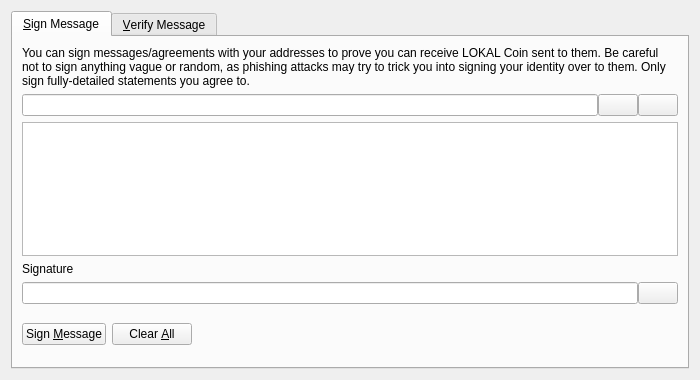
<?xml version="1.0" encoding="UTF-8"?>
<ui version="4.0">
 <class>SignVerifyMessageDialog</class>
 <widget class="QDialog" name="SignVerifyMessageDialog">
  <property name="geometry">
   <rect>
    <x>0</x>
    <y>0</y>
    <width>700</width>
    <height>380</height>
   </rect>
  </property>
  <property name="windowTitle">
   <string>Signatures - Sign / Verify a Message</string>
  </property>
  <property name="modal">
   <bool>true</bool>
  </property>
  <layout class="QVBoxLayout" name="verticalLayout">
   <item>
    <widget class="QTabWidget" name="tabWidget">
     <property name="currentIndex">
      <number>0</number>
     </property>
     <widget class="QWidget" name="tabSignMessage">
      <attribute name="title">
       <string>&amp;Sign Message</string>
      </attribute>
      <layout class="QVBoxLayout" name="verticalLayout_SM">
       <item>
        <widget class="QLabel" name="infoLabel_SM">
         <property name="text">
          <string>You can sign messages/agreements with your addresses to prove you can receive LOKAL Coin sent to them. Be careful not to sign anything vague or random, as phishing attacks may try to trick you into signing your identity over to them. Only sign fully-detailed statements you agree to.</string>
         </property>
         <property name="textFormat">
          <enum>Qt::PlainText</enum>
         </property>
         <property name="wordWrap">
          <bool>true</bool>
         </property>
        </widget>
       </item>
       <item>
        <layout class="QHBoxLayout" name="horizontalLayout_1_SM">
         <property name="spacing">
          <number>0</number>
         </property>
         <item>
          <widget class="QValidatedLineEdit" name="addressIn_SM">
           <property name="toolTip">
            <string>The LOKAL Coin address to sign the message with</string>
           </property>
          </widget>
         </item>
         <item>
          <widget class="QPushButton" name="addressBookButton_SM">
           <property name="toolTip">
            <string>Choose previously used address</string>
           </property>
           <property name="text">
            <string/>
           </property>
           <property name="shortcut">
            <string>Alt+A</string>
           </property>
           <property name="autoDefault">
            <bool>false</bool>
           </property>
          </widget>
         </item>
         <item>
          <widget class="QPushButton" name="pasteButton_SM">
           <property name="toolTip">
            <string>Paste address from clipboard</string>
           </property>
           <property name="text">
            <string/>
           </property>
           <property name="shortcut">
            <string>Alt+P</string>
           </property>
           <property name="autoDefault">
            <bool>false</bool>
           </property>
          </widget>
         </item>
        </layout>
       </item>
       <item>
        <widget class="QPlainTextEdit" name="messageIn_SM">
         <property name="toolTip">
          <string>Enter the message you want to sign here</string>
         </property>
        </widget>
       </item>
       <item>
        <widget class="QLabel" name="signatureLabel_SM">
         <property name="text">
          <string>Signature</string>
         </property>
         <property name="textFormat">
          <enum>Qt::PlainText</enum>
         </property>
        </widget>
       </item>
       <item>
        <layout class="QHBoxLayout" name="horizontalLayout_2_SM">
         <property name="spacing">
          <number>0</number>
         </property>
         <item>
          <widget class="QLineEdit" name="signatureOut_SM">
           <property name="font">
            <font>
             <italic>true</italic>
            </font>
           </property>
           <property name="readOnly">
            <bool>true</bool>
           </property>
          </widget>
         </item>
         <item>
          <widget class="QPushButton" name="copySignatureButton_SM">
           <property name="toolTip">
            <string>Copy the current signature to the system clipboard</string>
           </property>
           <property name="text">
            <string/>
           </property>
           <property name="autoDefault">
            <bool>false</bool>
           </property>
          </widget>
         </item>
        </layout>
       </item>
       <item>
        <layout class="QHBoxLayout" name="horizontalLayout_3_SM">
         <item>
          <widget class="QPushButton" name="signMessageButton_SM">
           <property name="toolTip">
            <string>Sign the message to prove you own this LOKAL Coin address</string>
           </property>
           <property name="text">
            <string>Sign &amp;Message</string>
           </property>
           <property name="autoDefault">
            <bool>false</bool>
           </property>
          </widget>
         </item>
         <item>
          <widget class="QPushButton" name="clearButton_SM">
           <property name="toolTip">
            <string>Reset all sign message fields</string>
           </property>
           <property name="text">
            <string>Clear &amp;All</string>
           </property>
           <property name="autoDefault">
            <bool>false</bool>
           </property>
          </widget>
         </item>
         <item>
          <spacer name="horizontalSpacer_1_SM">
           <property name="orientation">
            <enum>Qt::Horizontal</enum>
           </property>
           <property name="sizeHint" stdset="0">
            <size>
             <width>40</width>
             <height>48</height>
            </size>
           </property>
          </spacer>
         </item>
         <item>
          <widget class="QLabel" name="statusLabel_SM">
           <property name="font">
            <font>
             <weight>75</weight>
             <bold>true</bold>
            </font>
           </property>
           <property name="text">
            <string/>
           </property>
           <property name="wordWrap">
            <bool>true</bool>
           </property>
          </widget>
         </item>
         <item>
          <spacer name="horizontalSpacer_2_SM">
           <property name="orientation">
            <enum>Qt::Horizontal</enum>
           </property>
           <property name="sizeHint" stdset="0">
            <size>
             <width>40</width>
             <height>48</height>
            </size>
           </property>
          </spacer>
         </item>
        </layout>
       </item>
      </layout>
     </widget>
     <widget class="QWidget" name="tabVerifyMessage">
      <attribute name="title">
       <string>&amp;Verify Message</string>
      </attribute>
      <layout class="QVBoxLayout" name="verticalLayout_VM">
       <item>
        <widget class="QLabel" name="infoLabel_VM">
         <property name="text">
          <string>Enter the receiver's address, message (ensure you copy line breaks, spaces, tabs, etc. exactly) and signature below to verify the message. Be careful not to read more into the signature than what is in the signed message itself, to avoid being tricked by a man-in-the-middle attack. Note that this only proves the signing party receives with the address, it cannot prove sendership of any transaction!</string>
         </property>
         <property name="textFormat">
          <enum>Qt::PlainText</enum>
         </property>
         <property name="alignment">
          <set>Qt::AlignLeading|Qt::AlignLeft|Qt::AlignTop</set>
         </property>
         <property name="wordWrap">
          <bool>true</bool>
         </property>
        </widget>
       </item>
       <item>
        <layout class="QHBoxLayout" name="horizontalLayout_1_VM">
         <property name="spacing">
          <number>0</number>
         </property>
         <item>
          <widget class="QValidatedLineEdit" name="addressIn_VM">
           <property name="toolTip">
            <string>The LOKAL Coin address the message was signed with</string>
           </property>
          </widget>
         </item>
         <item>
          <widget class="QPushButton" name="addressBookButton_VM">
           <property name="toolTip">
            <string>Choose previously used address</string>
           </property>
           <property name="text">
            <string/>
           </property>
           <property name="shortcut">
            <string>Alt+A</string>
           </property>
           <property name="autoDefault">
            <bool>false</bool>
           </property>
          </widget>
         </item>
        </layout>
       </item>
       <item>
        <widget class="QPlainTextEdit" name="messageIn_VM"/>
       </item>
       <item>
        <widget class="QValidatedLineEdit" name="signatureIn_VM"/>
       </item>
       <item>
        <layout class="QHBoxLayout" name="horizontalLayout_2_VM">
         <item>
          <widget class="QPushButton" name="verifyMessageButton_VM">
           <property name="toolTip">
            <string>Verify the message to ensure it was signed with the specified LOKAL Coin address</string>
           </property>
           <property name="text">
            <string>Verify &amp;Message</string>
           </property>
           <property name="autoDefault">
            <bool>false</bool>
           </property>
          </widget>
         </item>
         <item>
          <widget class="QPushButton" name="clearButton_VM">
           <property name="toolTip">
            <string>Reset all verify message fields</string>
           </property>
           <property name="text">
            <string>Clear &amp;All</string>
           </property>
           <property name="autoDefault">
            <bool>false</bool>
           </property>
          </widget>
         </item>
         <item>
          <spacer name="horizontalSpacer_1_VM">
           <property name="orientation">
            <enum>Qt::Horizontal</enum>
           </property>
           <property name="sizeHint" stdset="0">
            <size>
             <width>40</width>
             <height>48</height>
            </size>
           </property>
          </spacer>
         </item>
         <item>
          <widget class="QLabel" name="statusLabel_VM">
           <property name="font">
            <font>
             <weight>75</weight>
             <bold>true</bold>
            </font>
           </property>
           <property name="text">
            <string/>
           </property>
           <property name="wordWrap">
            <bool>true</bool>
           </property>
          </widget>
         </item>
         <item>
          <spacer name="horizontalSpacer_2_VM">
           <property name="orientation">
            <enum>Qt::Horizontal</enum>
           </property>
           <property name="sizeHint" stdset="0">
            <size>
             <width>40</width>
             <height>48</height>
            </size>
           </property>
          </spacer>
         </item>
        </layout>
       </item>
      </layout>
     </widget>
    </widget>
   </item>
  </layout>
 </widget>
 <customwidgets>
  <customwidget>
   <class>QValidatedLineEdit</class>
   <extends>QLineEdit</extends>
   <header>qvalidatedlineedit.h</header>
  </customwidget>
 </customwidgets>
 <resources>
  <include location="../lokal.qrc"/>
 </resources>
 <connections/>
</ui>
